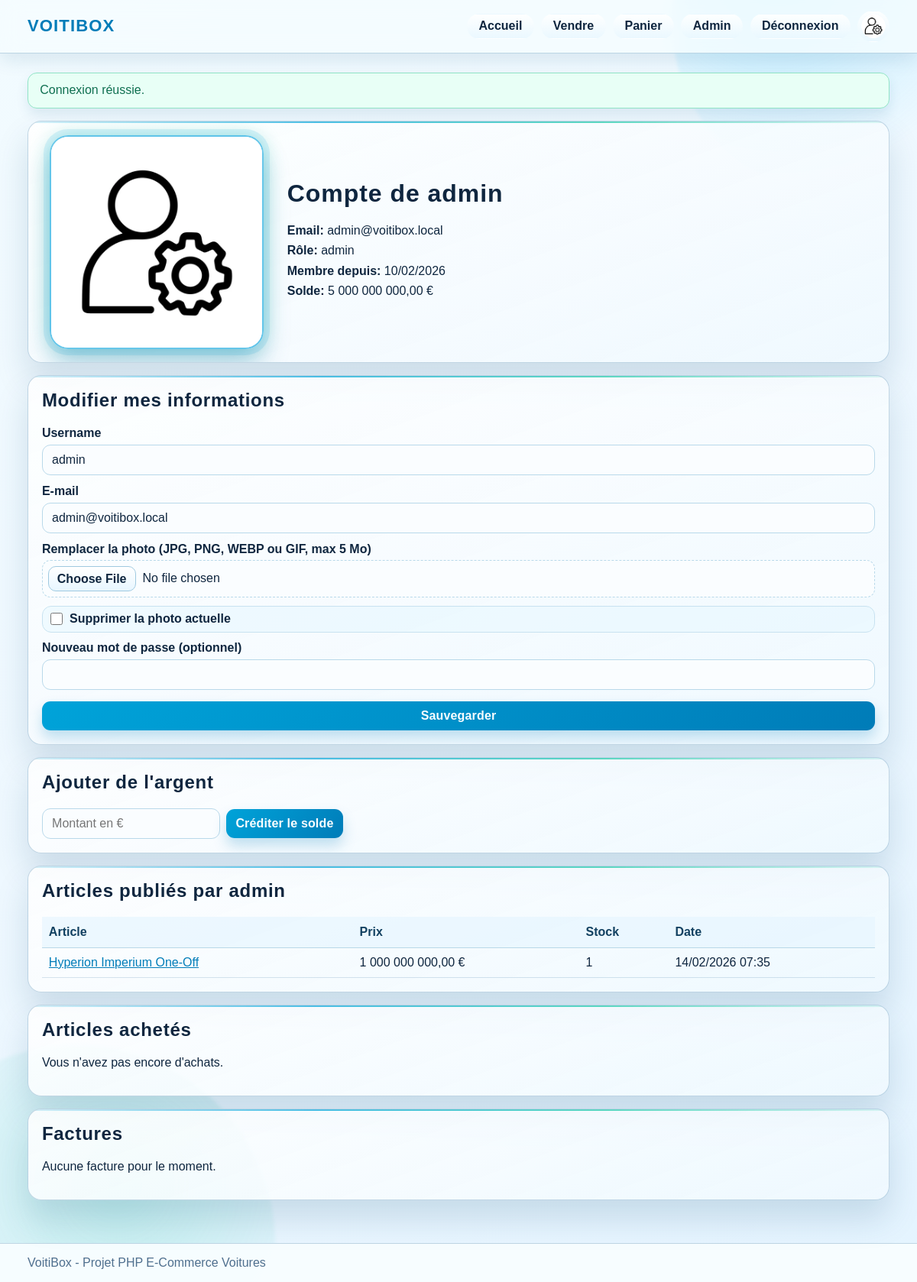
Before: /account.php (signed in) with the older database file.
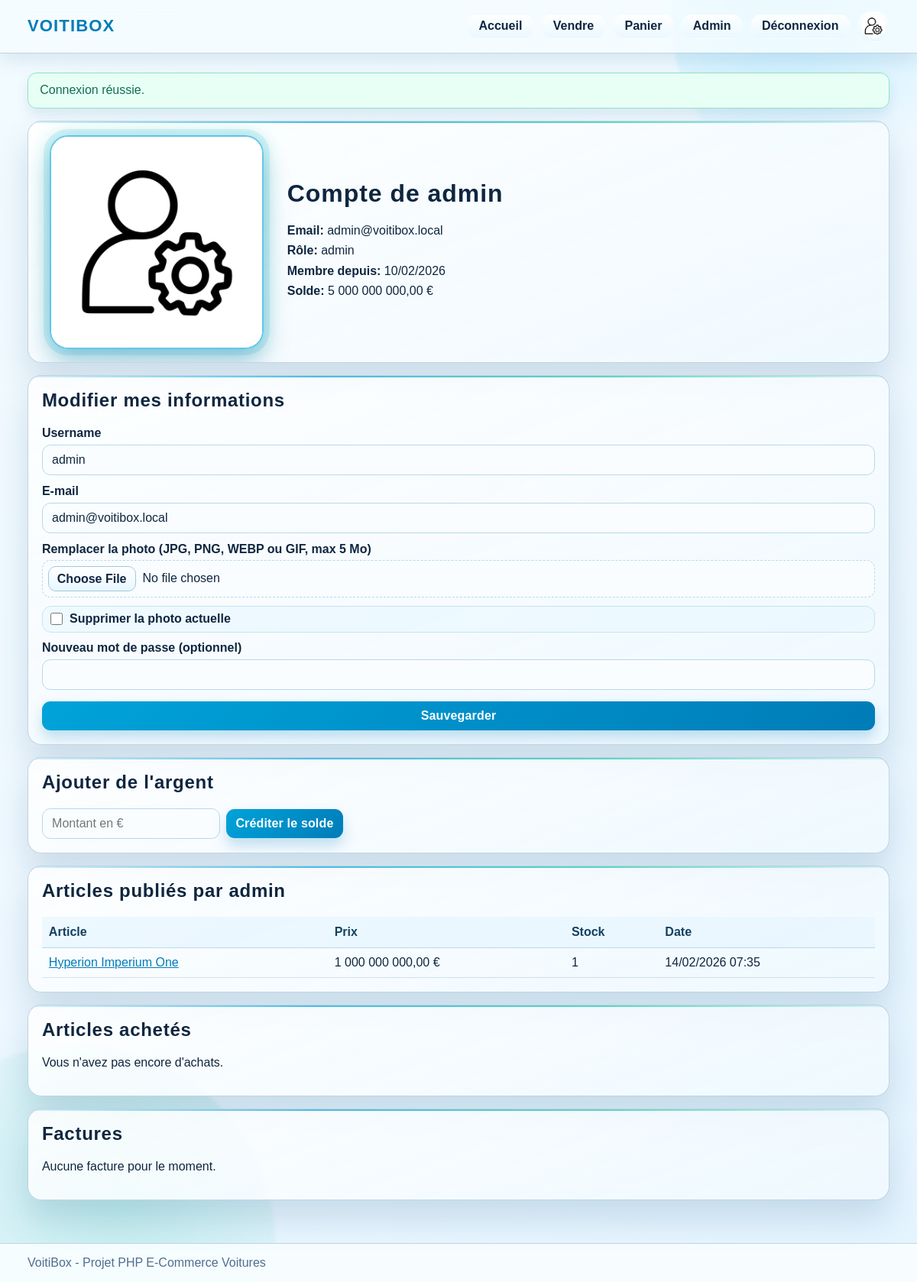
After: the same page with the newer database file.
### tables this page shows
CREATE TABLE `articles` (
  `id` int NOT NULL,
  `title` varchar(160) NOT NULL,
  `description` text NOT NULL,
  `price` decimal(15,2) NOT NULL,
  `published_at` datetime NOT NULL DEFAULT CURRENT_TIMESTAMP,
  `author_id` int NOT NULL,
  `image_url` varchar(255) DEFAULT NULL
);

### db.php (called while the page is built, shortened)
<?php
$host = getenv('DB_HOST') ?: '127.0.0.1';
$dbName = getenv('DB_NAME') ?: 'php_exam_db';
$user = getenv('DB_USER') ?: 'root';
$pass = getenv('DB_PASS') ?: 'root';
$dsn = "mysql:host={$host};dbname={$dbName};charset=utf8mb4";
try {
    $pdo = new PDO($dsn, $user, $pass, [
        PDO::ATTR_ERRMODE => PDO::ERRMODE_EXCEPTION,
        PDO::ATTR_DEFAULT_FETCH_MODE => PDO::FETCH_ASSOC,
        PDO::ATTR_EMULATE_PREPARES => false,
    ]);
} catch (PDOException $e) {
    die('Erreur de connexion à la base de données: ' . $e->getMessage());
}
function db(): PDO
{
    global $pdo;
    return $pdo;
}

### includes/helpers.php (called while the page is built, shortened)
<?php
function e(mixed $value): string
{
    return htmlspecialchars((string) $value, ENT_QUOTES, 'UTF-8');
}
function url(string $path = ''): string
{
    $base = defined('APP_BASE_PATH') ? rtrim(APP_BASE_PATH, '/') : '';
    $normalized = ltrim($path, '/');
    if ($normalized === '') {
        return $base === '' ? '/' : $base . '/';
    }
    return ($base === '' ? '' : $base) . '/' . $normalized;
}
function current_user(bool $refresh = false): ?array
{
    static $loaded = false;
    static $user = null;
    if ($loaded) {
        return $user;
    }
    $loaded = true;
    $stmt = db()->prepare('SELECT * FROM users WHERE id = :id LIMIT 1');
    $stmt->execute(['id' => (int) $_SESSION['user_id']]);
    $result = $stmt->fetch();
    $user = $result;
    return $user;
}
function is_logged_in(): bool
{
    return current_user() !== null;
}
function require_login(): void
{
    if (!is_logged_in()) {
        set_flash('error', 'Connectez-vous pour accéder à cette page.');
        redirect('login/');
    }
}
function format_price(float|string $amount): string
{
    return number_format((float) $amount, 2, ',', ' ') . ' €';
}

### account.php (the view, shortened to what the changed rows need)
<?php
require_login();
$self = current_user();
$targetUserId = isset($_GET['user_id']) ? (int) $_GET['user_id'] : (int) $self['id'];
$targetStmt = db()->prepare('SELECT id, username, email, balance, profile_photo, role, created_at FROM users WHERE id = :id LIMIT 1');
$targetStmt->execute(['id' => $targetUserId]);
$target = $targetStmt->fetch();
$isSelf = (int) $target['id'] === (int) $self['id'];
$articleStmt = db()->prepare(
    'SELECT a.id, a.title, a.price, a.published_at, COALESCE(s.quantity, 0) AS stock_quantity
     FROM articles a
     LEFT JOIN stock s ON s.article_id = a.id
     WHERE a.author_id = :author_id
     ORDER BY a.published_at DESC'
);
$articleStmt->execute(['author_id' => $target['id']]);
$postedArticles = $articleStmt->fetchAll();
?>
<div class="card profile-hero">
    <div class="profile-meta">
        <h1>Compte de <?= e($target['username']) ?></h1>
    </div>
</div>
<?php if ($isSelf): ?>
    <div class="form-card">
        <h2>Modifier mes informations</h2>
    </div>
    <div class="form-card">
        <h2>Ajouter de l'argent</h2>
    </div>
<?php endif; ?>
<div class="table-card">
    <h2>Articles publiés par <?= e($target['username']) ?></h2>
    <?php if (empty($postedArticles)): ?>
        <p>Aucun article publié.</p>
    <?php else: ?>
        <table>
            <thead>
                <tr>
                    <th>Article</th>
                    <th>Prix</th>
                    <th>Stock</th>
                    <th>Date</th>
                </tr>
            </thead>
            <tbody>
                <?php foreach ($postedArticles as $article): ?>
                    <tr>
                        <td><a href="<?= e(url('detail/?id=' . $article['id'])) ?>"><?= e($article['title']) ?></a></td>
                        <td><?= e(format_price((float) $article['price'])) ?></td>
                        <td><?= e((string) $article['stock_quantity']) ?></td>
                        <td><?= e(date('d/m/Y H:i', strtotime($article['published_at']))) ?></td>
                    </tr>
                <?php endforeach; ?>
            </tbody>
        </table>
    <?php endif; ?>
</div>
<?php if ($isSelf): ?>
    <div class="table-card">
        <h2>Articles achetés</h2>
    </div>
    <div class="table-card">
        <h2>Factures</h2>
    </div>
<?php endif; ?>

Changed rows visible on the page:
changed articles: title "Hyperion Imperium One-Off" → "Hyperion Imperium One"
